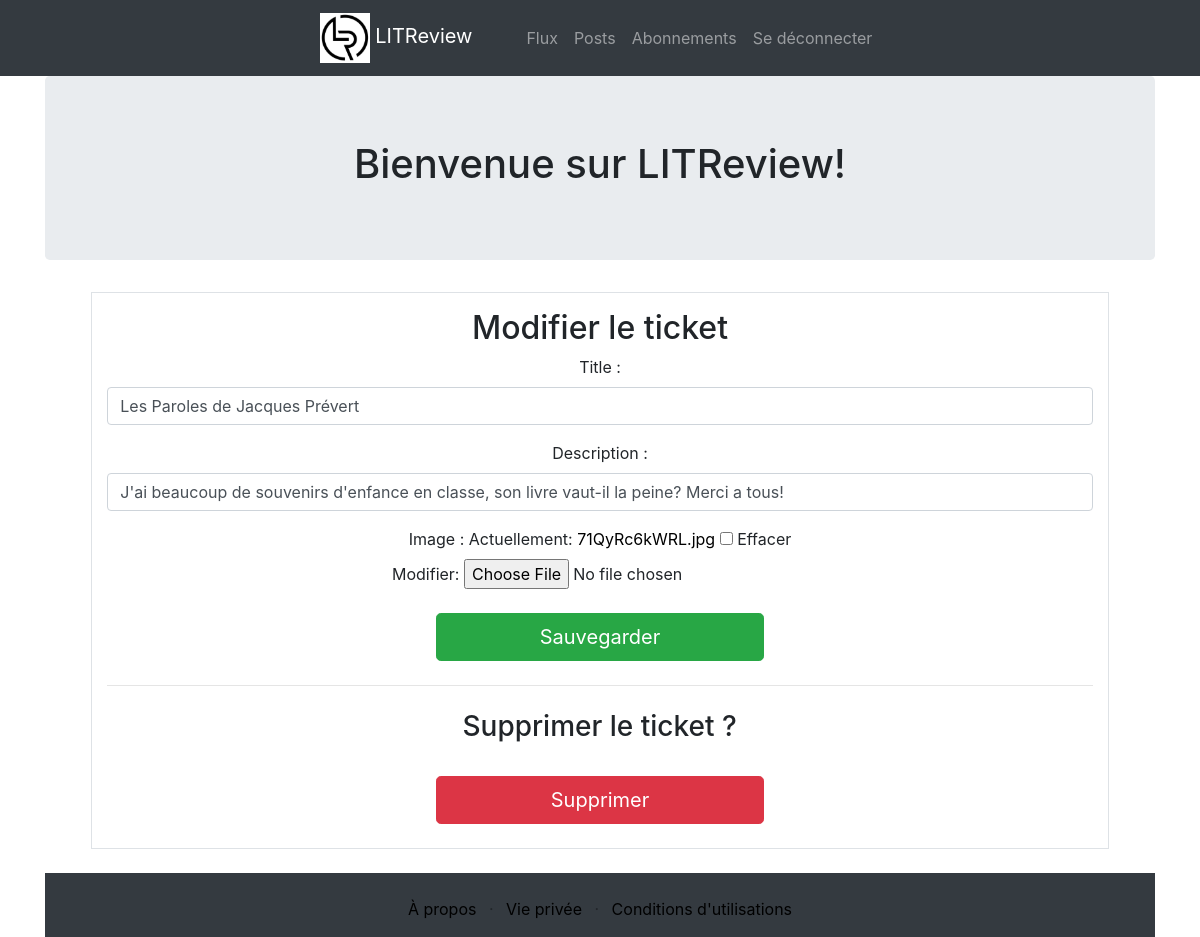
/reviews/33/edit (signed in), run on the app's committed database.
### reviews/models.py (models this page shows, shortened)
class Ticket(models.Model):
    IMAGE_MAX_SIZE = (900, 900)
    title = models.CharField(max_length=128)
    description = models.TextField(max_length=2048, blank=True)
    user = models.ForeignKey(
        to=settings.AUTH_USER_MODEL, on_delete=models.CASCADE)
    image = models.ImageField(null=True, blank=True)
    time_created = models.DateTimeField(auto_now_add=True)

### reviews/views.py (the view, shortened to what this page needs)
# urls.py: path('reviews/<int:ticket_id>/edit', reviews.views.edit_ticket, name='edit_ticket'),
@login_required
def edit_ticket(request, ticket_id):
    ticket = get_object_or_404(models.Ticket, id=ticket_id)
    edit_ticket = forms.TicketForm(instance=ticket)
    delete_ticket = forms.DeleteTicketForm()
    context = {
        'edit_ticket': edit_ticket,
        'delete_ticket': delete_ticket,
    }
    return render(request, 'reviews/edit_ticket.html', context=context)

### reviews/forms.py
class TicketForm(forms.ModelForm):
    edit_ticket = forms.BooleanField(widget=forms.HiddenInput, initial=True)
    class Meta:
        model = models.Ticket
        fields = ['title', 'description', 'image']
        widgets = {
            'title': forms.TextInput(attrs={'class' : "form-control"}),
            'description': forms.TextInput(attrs={'class' : "form-control"}),
        }

class DeleteTicketForm(forms.Form):
    delete_ticket = forms.BooleanField(widget=forms.HiddenInput, initial=True)

### reviews/templates/reviews/edit_ticket.html (shortened to what this page needs)
{% extends 'header_footer.html' %}
{% block content %}
<div class="post col-md-11 text-center border mx-auto mb-4 pt-3">
    <h2>Modifier le ticket</h2>
    <form action="" method="POST" enctype="multipart/form-data">
        {{ edit_ticket.as_p }}
        <button type="submit" class="col-4 btn btn-block btn-lg btn-success mx-auto my-4">Sauvegarder</button>
    </form>
    <hr>
    <div class="row text-center mx-auto my-4" style="width: 275px;">
        <h3>Supprimer le ticket ?</h3>
    </div>
    <form method="post">
        <button type="submit" class="col-4 btn btn-block btn-lg btn-danger mx-auto mb-4">Supprimer</button>
    </form>
</div>
{% endblock content %}

### templates/header_footer.html (style rules this page uses)
a { text-decoration: none; color: black; }

### data on the page
Ticket: title "Les Paroles de Jacques Prévert", description "J'ai beaucoup de souvenirs d'enfance en classe, son livre vaut-il la peine? Merci a tous!"
